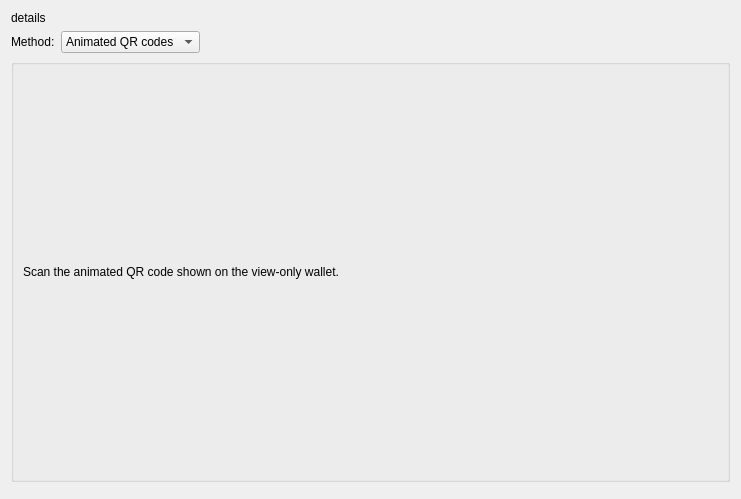
<?xml version="1.0" encoding="UTF-8"?>
<ui version="4.0">
 <class>PageOTS_Import</class>
 <widget class="QWizardPage" name="PageOTS_Import">
  <property name="geometry">
   <rect>
    <x>0</x>
    <y>0</y>
    <width>741</width>
    <height>499</height>
   </rect>
  </property>
  <property name="windowTitle">
   <string>WizardPage</string>
  </property>
  <layout class="QVBoxLayout" name="verticalLayout">
   <item>
    <widget class="QLabel" name="label_step">
     <property name="text">
      <string>details</string>
     </property>
    </widget>
   </item>
   <item>
    <layout class="QHBoxLayout" name="horizontalLayout">
     <item>
      <widget class="QLabel" name="label">
       <property name="sizePolicy">
        <sizepolicy hsizetype="Preferred" vsizetype="Maximum">
         <horstretch>0</horstretch>
         <verstretch>0</verstretch>
        </sizepolicy>
       </property>
       <property name="text">
        <string>Method:</string>
       </property>
      </widget>
     </item>
     <item>
      <widget class="QComboBox" name="combo_method">
       <item>
        <property name="text">
         <string>Animated QR codes</string>
        </property>
       </item>
       <item>
        <property name="text">
         <string>File transfer</string>
        </property>
       </item>
       <item>
        <property name="text">
         <string>HID device</string>
        </property>
       </item>
      </widget>
     </item>
     <item>
      <spacer name="horizontalSpacer">
       <property name="orientation">
        <enum>Qt::Horizontal</enum>
       </property>
       <property name="sizeHint" stdset="0">
        <size>
         <width>0</width>
         <height>0</height>
        </size>
       </property>
      </spacer>
     </item>
    </layout>
   </item>
   <item>
    <widget class="QStackedWidget" name="stackedWidget">
     <property name="currentIndex">
      <number>0</number>
     </property>

     <!-- Page 0: QR -->
     <widget class="QWidget" name="page">
      <layout class="QVBoxLayout" name="verticalLayout_2">
       <property name="leftMargin">
        <number>0</number>
       </property>
       <property name="topMargin">
        <number>0</number>
       </property>
       <property name="rightMargin">
        <number>0</number>
       </property>
       <property name="bottomMargin">
        <number>0</number>
       </property>
       <item>
        <widget class="QGroupBox" name="groupBox">
         <property name="sizePolicy">
          <sizepolicy hsizetype="Preferred" vsizetype="Expanding">
           <horstretch>0</horstretch>
           <verstretch>0</verstretch>
          </sizepolicy>
         </property>
         <property name="title">
          <string/>
         </property>
         <layout class="QVBoxLayout" name="verticalLayout_4">
          <item>
           <widget class="QLabel" name="label_instructions">
            <property name="sizePolicy">
             <sizepolicy hsizetype="Preferred" vsizetype="Maximum">
              <horstretch>0</horstretch>
              <verstretch>0</verstretch>
             </sizepolicy>
            </property>
            <property name="text">
             <string>Scan the animated QR code shown on the view-only wallet.</string>
            </property>
           </widget>
          </item>
          <item>
           <layout class="QHBoxLayout" name="layout_scanner"/>
          </item>
         </layout>
        </widget>
       </item>
      </layout>
     </widget>

     <!-- Page 1: Files -->
     <widget class="QWidget" name="page_2">
      <layout class="QVBoxLayout" name="verticalLayout_3">
       <property name="leftMargin">
        <number>0</number>
       </property>
       <property name="topMargin">
        <number>0</number>
       </property>
       <property name="rightMargin">
        <number>0</number>
       </property>
       <property name="bottomMargin">
        <number>0</number>
       </property>
       <item>
        <layout class="QHBoxLayout" name="horizontalLayout_2">
         <item>
          <widget class="QPushButton" name="btn_import">
           <property name="text">
            <string>Import from file</string>
           </property>
          </widget>
         </item>
         <item>
          <spacer name="horizontalSpacer_2">
           <property name="orientation">
            <enum>Qt::Horizontal</enum>
           </property>
           <property name="sizeHint" stdset="0">
            <size>
             <width>40</width>
             <height>20</height>
            </size>
           </property>
          </spacer>
         </item>
        </layout>
       </item>
      </layout>
     </widget>

     <!-- Page 2: HID -->
     <widget class="QWidget" name="page_hid">
      <layout class="QVBoxLayout" name="verticalLayout_hid">
       <property name="leftMargin">
        <number>0</number>
       </property>
       <property name="topMargin">
        <number>0</number>
       </property>
       <property name="rightMargin">
        <number>0</number>
       </property>
       <property name="bottomMargin">
        <number>0</number>
       </property>
       <item>
        <widget class="QLabel" name="label_hid_info">
         <property name="text">
          <string>HID device mode - the data has been received directly from the device.</string>
         </property>
         <property name="wordWrap">
          <bool>true</bool>
         </property>
        </widget>
       </item>
      </layout>
     </widget>

    </widget>
   </item>
   <item>
    <widget class="InfoFrame" name="frame_status">
     <property name="frameShape">
      <enum>QFrame::StyledPanel</enum>
     </property>
     <property name="frameShadow">
      <enum>QFrame::Raised</enum>
     </property>
    </widget>
   </item>
  </layout>
 </widget>
 <customwidgets>
  <customwidget>
   <class>InfoFrame</class>
   <extends>QFrame</extends>
   <header>components.h</header>
   <container>1</container>
  </customwidget>
 </customwidgets>
 <resources/>
 <connections/>
</ui>
